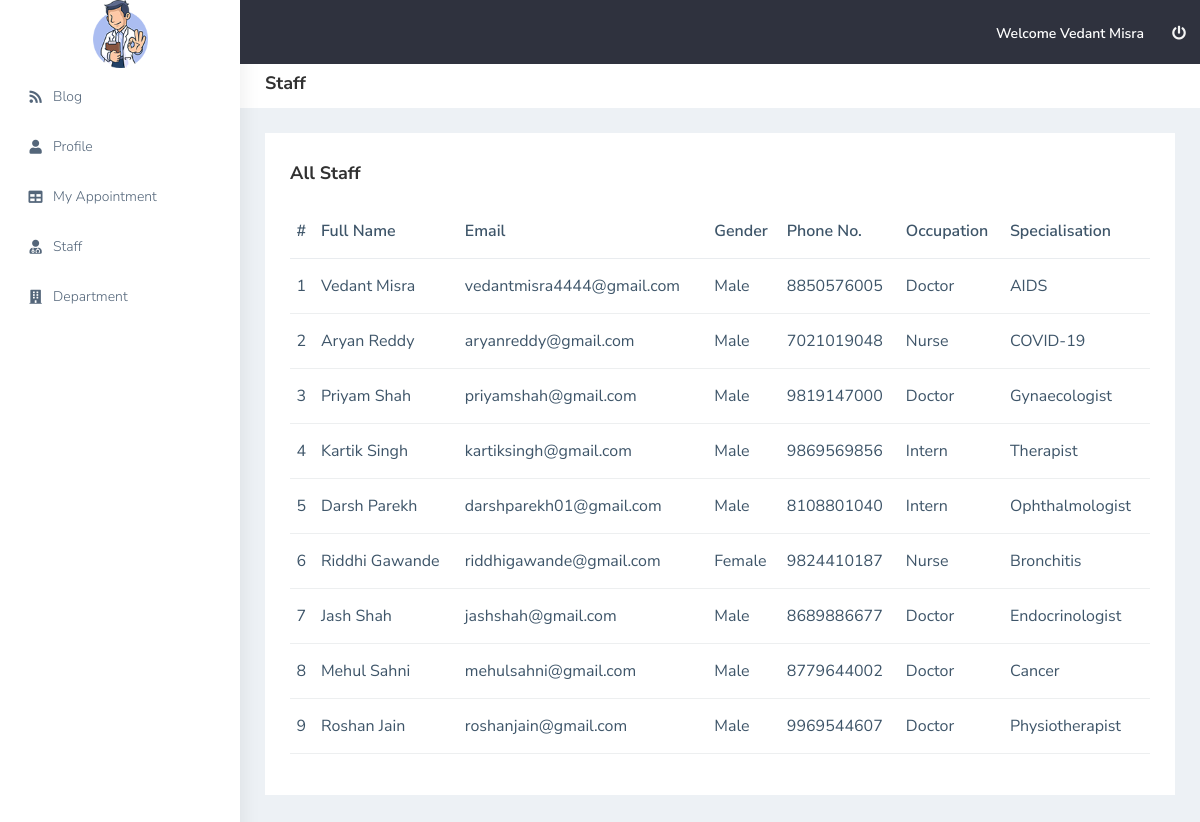
The app's page /staff (signed in) with its own data.
### hospital_flask/models.py (models this page shows, shortened)
class User(db.Model, UserMixin):
    id = db.Column(db.Integer, primary_key=True)
    username = db.Column(db.String(20), nullable=False)
    email = db.Column(db.String(120), unique=True, nullable=False)
    password = db.Column(db.String(60), nullable=False)
    occupation = db.Column(db.String(20),nullable=False)
    specialisation = db.Column(db.String(60),nullable=False)
    gender = db.Column(db.String(10),nullable=False)
    phone = db.Column(db.Integer,nullable=False)
    user_type = db.Column(db.String,nullable=False, default='doctor')
    image_file = db.Column(db.String(20), nullable=False,
                           default='auto.jpg')
    blog = db.relationship('Blog', backref='author', lazy=True)
    appointment = db.relationship('Appointment', backref='doctor', lazy=True)

### hospital_flask/routes.py (the view)
@app.route('/staff')
def staff():
    if current_user.is_authenticated:
        staff = User.query.all()
        return render_template('staff.html', title='Staff', staff=staff)
    else:
        return redirect(url_for('login'))

### hospital_flask/models.py (called while the page is built)
@login_manager.user_loader
def load_user(user_email):
    return Userpatient.query.filter_by(email=user_email).first() or User.query.filter_by(email=user_email).first()

### hospital_flask/templates/staff.html (shortened to what this page needs)
{% extends "layout.html" %}
{% block content %}
<div class="row">
  <div class="col-md-12 col-lg-12 col-sm-12">
    <div class="white-box">
      <div class="d-md-flex mb-3">
        <h3 class="box-title mb-0">All Staff</h3>
      </div>
      <div class="table-responsive">
        <table class="table no-wrap">
          <thead>
            <tr>
              <th class="border-top-0">#</th>
              <th class="border-top-0">Full Name</th>
              <th class="border-top-0">Email</th>
              <th class="border-top-0">Gender</th>
              <th class="border-top-0">Phone No.</th>
              <th class="border-top-0">Occupation</th>
              <th class="border-top-0">Specialisation</th>
            </tr>
          </thead>
          <tbody>
            {% for staff in staff%}
            <tr>
              <td>{{staff.id}}</td>
              <td class="txt-oflo">{{staff.username}}</td>
              <td>{{staff.email}}</td>
              <td class="txt-oflo">{{staff.gender}}</td>
              <td>{{staff.phone}}</td>
              <td>{{staff.occupation}}</td>
              <td>{{staff.specialisation}}</span></td>
            </tr>
            {%endfor%}
          </tbody>
        </table>
      </div>
    </div>
  </div>
</div>
{% endblock content%}

### hospital_flask/templates/layout.html (shortened to what this page needs)
<!DOCTYPE html>
<html dir="ltr" lang="en">
  <head>
    <link rel="stylesheet" type="text/css" href="{{url_for('static',filename='style.min.css')}}">
    <link rel="stylesheet" href="https://cdnjs.cloudflare.com/ajax/libs/font-awesome/5.15.3/css/all.min.css" />
     </head>
  <body>
    <div
      id="main-wrapper"
      data-layout="vertical"
      data-navbarbg="skin5"
      data-sidebartype="full"
      data-sidebar-position="absolute"
      data-header-position="absolute"
      data-boxed-layout="full"
    >
      <header class="topbar" data-navbarbg="skin5">
        <nav class="navbar top-navbar navbar-expand-md navbar-dark">
          <div class="navbar-header" data-logobg="skin6">
            <a class="navbar-brand justify-content-center" href="/blog">
                <img class="img-fluid" src="{{url_for('static',filename='doctor-dashboard.png')}}" style="height:68px;width: 55px;"   alt="homepage" />
            </a>
          </div>
          <div
            class="navbar-collapse collapse"
            id="navbarSupportedContent"
            data-navbarbg="skin5"
          >
            <ul class="navbar-nav ms-auto d-flex align-items-center ">
              <li class="nav-item">
                <a class="nav-link" href="#"><span class="text-white font-medium"> Welcome {{ current_user.username }}</span></a>
              </li>
              <li class="nav-item">
                <a class="nav-link" href="{{url_for('logout')}}"><i class="fas fa-power-off" style="color: whitesmoke;"></i></a>
              </li>
            </ul>
          </div>
        </nav>
      </header>
      <aside class="left-sidebar" data-sidebarbg="skin6">
        <div class="scroll-sidebar">
          <nav class="sidebar-nav">
            <ul id="sidebarnav">
              <li class="sidebar-item pt-2">
                <a
                  class="sidebar-link waves-effect waves-dark sidebar-link"
                  href="/blog"
                  aria-expanded="false"
                >
                  <i class="fa fa-rss" aria-hidden="true"></i>
                  <span class="hide-menu">Blog</span>
                </a>
              </li>
              <li class="sidebar-item">
                <a
                  class="sidebar-link waves-effect waves-dark sidebar-link"
                  href="/profile"
                  aria-expanded="false"
                >
                  <i class="fa fa-user" aria-hidden="true"></i>
                  <span class="hide-menu">Profile</span>
                </a>
              </li>
              <li class="sidebar-item">
                <a
                  class="sidebar-link waves-effect waves-dark sidebar-link"
                  href="/appointment"
                  aria-expanded="false"
                >
                  <i class="fa fa-table" aria-hidden="true"></i>
                  <span class="hide-menu">My Appointment</span>
                </a>
              </li>
              <li class="sidebar-item">
                <a
                  class="sidebar-link waves-effect waves-dark sidebar-link"
                  href="/staff"
                  aria-expanded="false"
                >
                  <i class="fa fa-user-md" aria-hidden="true"></i>
                  <span class="hide-menu">Staff</span>
                </a>
              </li>
              <li class="sidebar-item">
                <a
                  class="sidebar-link waves-effect waves-dark sidebar-link"
                  href="/department"
                  aria-expanded="false"
                >
                  <i class="fa fa-building" aria-hidden="true"></i>
                  <span class="hide-menu">Department</span>
                </a>
              </li>
            </ul>
          </nav>
        </div>
      </aside>
      <div class="page-wrapper" style="min-height: 250px">
        <div class="page-breadcrumb bg-white">
          <div class="row align-items-center">
            <div class="col-lg-3 col-md-4 col-sm-4 col-xs-12 ">
              {% if current_user.user_type == 'doctor' %}
                {%if title=="All Blogs" %}
                <h4 class="page-title">{{title}} <a href="{{url_for('add_blog')}}"><i class="fas fa-plus"></i></a></h4>
                {%else%}
                <h4 class="page-title">{{title}}</h4>
                {%endif%}
              {%elif title=="All Appointments" and current_user.user_type == 'patient' %}
                <h4 class="page-title">{{title}} <a href="{{url_for('add_appointment')}}"><i class="fas fa-plus"></i></a></h4>
              {% elif current_user.user_type == 'patient' %}
                <h4 class="page-title">{{title}}</h4>
              {%endif%}
            </div>
          </div>
        </div>
        <div class="container-fluid">
          {% block content %}{% endblock %}
        </div>
      </div>
    </div>
  </body>
</html>

### records on screen
User: username "Vedant Misra", id "1", email "vedantmisra4444@gmail.com", gender "Male", phone "8850576005", occupation "Doctor", specialisation "AIDS"
User: id "2", username "Aryan Reddy", email "aryanreddy@gmail.com", gender "Male", phone "7021019048", occupation "Nurse", specialisation "COVID-19"
User: id "3", username "Priyam Shah", email "priyamshah@gmail.com", gender "Male", phone "9819147000", occupation "Doctor", specialisation "Gynaecologist"
User: id "4", username "Kartik Singh", email "kartiksingh@gmail.com", gender "Male", phone "9869569856", occupation "Intern", specialisation "Therapist"
User: id "5", username "Darsh Parekh", email "darshparekh01@gmail.com", gender "Male", phone "8108801040", occupation "Intern", specialisation "Ophthalmologist"
User: id "6", username "Riddhi Gawande", email "riddhigawande@gmail.com", gender "Female", phone "9824410187", occupation "Nurse", specialisation "Bronchitis"
User: id "7", username "Jash Shah", email "jashshah@gmail.com", gender "Male", phone "8689886677", occupation "Doctor", specialisation "Endocrinologist"
User: id "8", username "Mehul Sahni", email "mehulsahni@gmail.com", gender "Male", phone "8779644002", occupation "Doctor", specialisation "Cancer"
User: id "9", username "Roshan Jain", email "roshanjain@gmail.com", gender "Male", phone "9969544607", occupation "Doctor", specialisation "Physiotherapist"

### other values on screen
{{ title }} "Staff"
